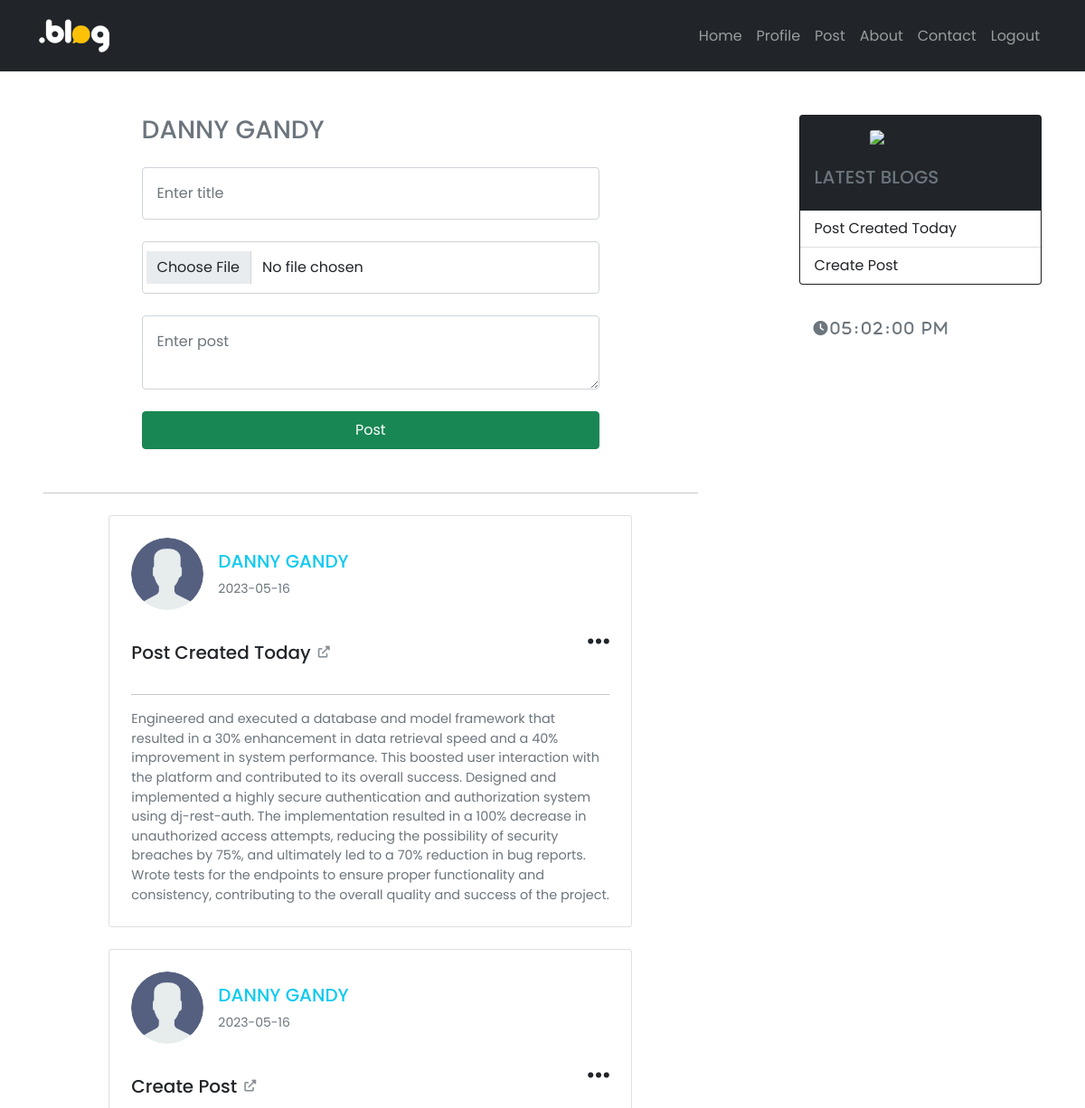
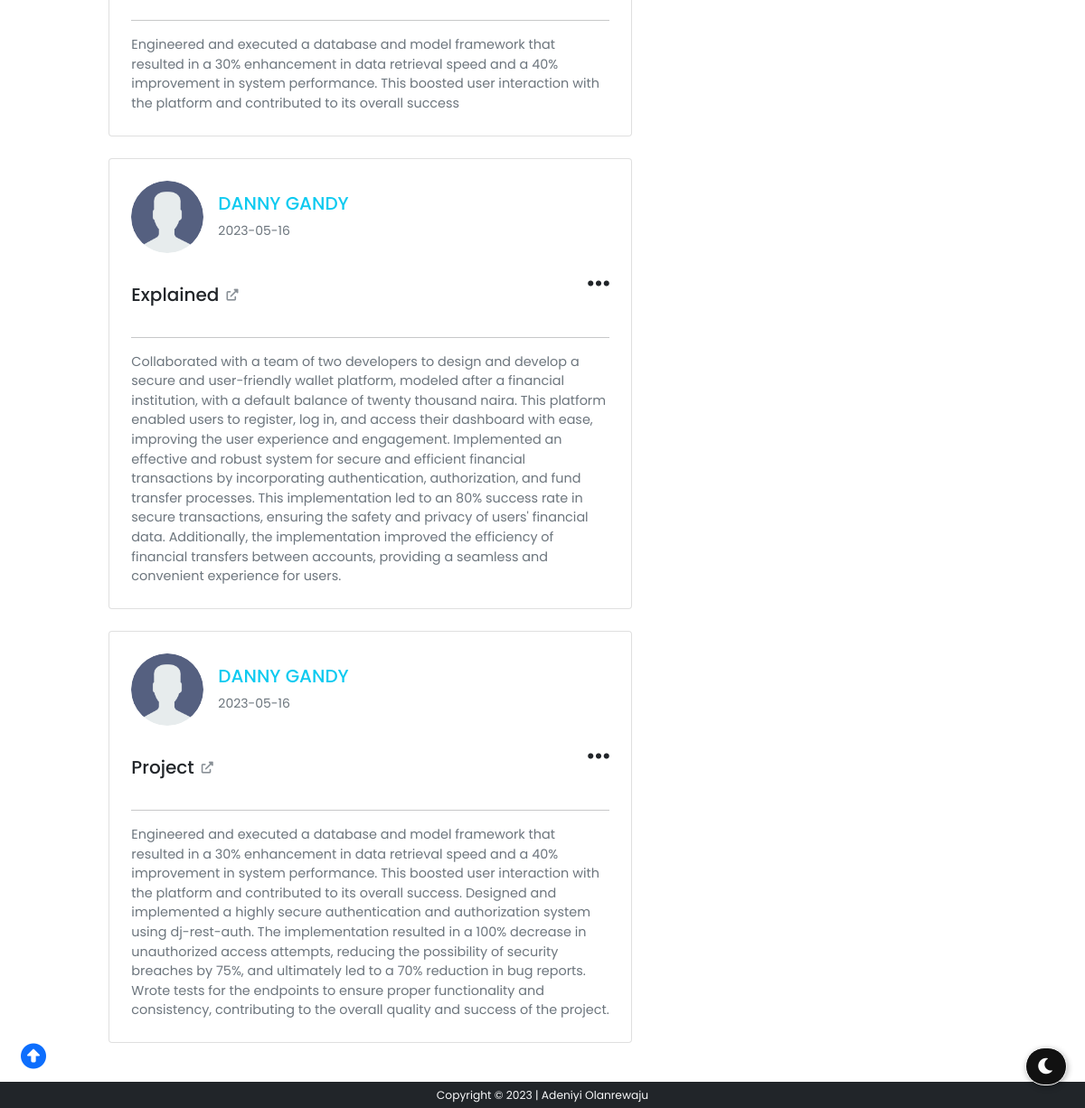
The page /account/ (signed in) on the database its author committed (2 pictures, top to bottom).
### models/usermodel.py (models this page shows, shortened)
class User(db.Model, UserMixin):
    id = db.Column(db.Integer, primary_key=True)
    first_name = db.Column(db.String(50), nullable=False)
    last_name = db.Column(db.String(50), nullable=False)
    username = db.Column(db.String(20), unique=True, nullable=False)
    email = db.Column(db.String(70), unique=True, nullable=False)
    photo = db.Column(db.String(100), nullable=False, default='user.png')
    password = db.Column(db.String(60), nullable=False)
    posts = db.relationship('Post', backref='author', lazy=True, cascade='delete', foreign_keys='Post.user_id')
    send_dm = db.relationship('DmModel', backref='owner', lazy=True, foreign_keys='DmModel.user_1')
    pst_cmt = db.relationship('CommentModel', backref='who', lazy=True, foreign_keys='CommentModel.commenter')

### models/postmodel.py (models this page shows, shortened)
class Post(db.Model, UserMixin):
    id = db.Column(db.Integer, primary_key=True)
    title = db.Column(db.String(100), nullable=False)
    date_posted = db.Column(db.DateTime, nullable=False, default=datetime.now)
    photo = db.Column(db.String(100), nullable=False, default='')
    content = db.Column(db.Text, nullable=False)
    user_id = db.Column(db.Integer, db.ForeignKey('user.id'), nullable=False)
    comment = db.relationship('CommentModel', backref='comm', lazy=True, cascade='delete', foreign_keys='CommentModel.post_id')

### routes/views.py (the view, shortened to what this page needs)
@view.route("/account/", methods=['GET', 'POST'])
@login_required
def account():
    form = PostForm()
    return render_template('account.html', form=form, user=current_user)

### form.py
class PostForm(FlaskForm):
    title = StringField('Title', validators=[DataRequired(), Length(min=2, max=30)])
    image = FileField(validators=[FileAllowed(['jpg', 'jpeg', 'png', 'gif'])])
    post_content = TextAreaField('Post Content', validators=[DataRequired()])
    submit = SubmitField('Post')

### templates/account.html (shortened to what this page needs)
{% extends 'base.html' %}
{% block head %}
<link
  rel="stylesheet"
  href="{{ url_for('static', filename='css/account.css') }}"
/>
{% endblock head %}
{% block content %}
<div class="w-100">
  <form action="" method="post" enctype="multipart/form-data" class="">
    <h3 class="text-muted">
      {{ user.first_name.upper() }} {{ user.last_name.upper() }}
    </h3>
    {% if form.title.errors %} {{ form.title(class="form-control p-3 mt-4",
    required=False, placeholder="Enter title") }} {% for error in
    form.title.errors %}
    <small class="text-danger mt-1"><i class="fa fas fa-exclamation-circle small"></i>&nbsp;&nbsp;{{ error }}</small>
    {% endfor %} {% else %} {{ form.title(class="form-control p-3 mt-4",
    required=False, placeholder="Enter title") }} {% endif %}
    {% if form.image.errors %} {{ form.image(class="form-control p-3 mt-4",
    required=False, placeholder="Enter email") }} {% for error in
    form.image.errors %}
    <small class="text-danger mt-1"><i class="fa fas fa-exclamation-circle"></i>&nbsp;&nbsp;{{ error }}</small>
    {% endfor %} {% else %} {{ form.image(class=" p-3 mt-4 form-control",
    required=False, placeholder="Enter email") }} {% endif %}
    {% if form.post_content.errors %} {{ form.post_content(class="form-control
    p-3 mt-4 lead", required=False, placeholder='Enter post') }} {% for error in
    form.post_content.errors %}
    <small class="text-danger mt-1"><i class="fa fas fa-exclamation-circle small"></i>&nbsp;&nbsp;{{ error }}</small>
    {% endfor %} {% else %} {{ form.post_content(class="form-control p-3 mt-4
    lead", required=False, placeholder='Enter post') }} {% endif %}
    {{ form.submit(size=20, class='btn btn-success mt-4 w-100 p-2')}}
  </form>
  <hr class="mt-5" />
  {% if user %} {% for each in user.posts[::-1] %}
  <div
    class="card p-4 mt-4 m-auto mb-4"
    id="acct"
  >
    <div class="d-flex align-items-center">
      {% if current_user.photo %}
      <img class="rounded-circle article-img"
      style="width: 5rem;"
      src="{{ url_for('static', filename='images/profile/' + current_user.photo) }}">
      {% else %}
      <img
        style="width: 4rem"
        src="{{ url_for('static', filename='images/user.png') }}"
        alt=""
      />
      {% endif %}
      <div class="mx-3 d-flex flex-column">
        <span class="h5 text-info"
          >{{ user.first_name.upper() }} {{ user.last_name.upper() }}
        </span>
        <small class="text-muted fw-normal"
          >{{ each.date_posted.strftime('%Y-%m-%d') }}</small
        >
      </div>
    </div>
    <div class="d-flex align-items-center justify-content-between">
      <a
        href="{{ url_for('view.display_post', blog_id=each.id) }}"
        class="h5 text-decoration-none text-dark d-flex align-items-center card-title mt-4"
        style="width: fit-content"
      >
        {{ each.title.title() }}<i
          class="fa fas fas fas fa-external-link-alt d-xl-block d-lg-block d-none p-2 text-secondary mt-2 h6"
          style="opacity: 0.8; font-size: small"
        ></i>
      </a>
      <div class="d-flex align-items-center flex-row-reverse part">
        <i class="fa fas fa-ellipsis-h h3 toggler" style="cursor: pointer"></i>
      </div>
    </div>
    <hr />
    <p class="card-text text-muted" style="font-size: .9rem;">{{ each.content }}</p>
  </div>
  {% endfor %} {% endif %}
</div>
{% endblock content %} {% block script %} {% endblock script %}

### templates/base.html (shortened to what this page needs)
<!DOCTYPE html>
<html lang="en">
<head>
  <link href="https://cdn.jsdelivr.net/npm/bootstrap@5.0.1/dist/css/bootstrap.min.css" rel="stylesheet"
 />
  <link rel="stylesheet" href="https://cdn.jsdelivr.net/npm/bootstrap-icons@1.3.0/font/bootstrap-icons.css" />
  <link href="https://cdnjs.cloudflare.com/ajax/libs/font-awesome/6.0.0/css/all.min.css" rel="stylesheet" />
  {% block head %}{% endblock head %}
  <link rel="stylesheet" href="{{ url_for('static', filename='css/style.css') }}" />
</head>
<body>
  <nav class="navbar navbar-expand-lg bg-dark navbar-dark py-3">
    <div class="container">
      <a href="{{ url_for('view.home') }}" class="navbar-brand"><img
          src="{{ url_for('static', filename='images/blloogg.png') }}" alt="" style="width: 5rem" /></a>
      <div class="collapse navbar-collapse" id="navmenu">
        {% if current_user.is_authenticated %}
        <ul class="navbar-nav ms-auto">
          <li class="nav-item">
            <a href="{{ url_for('view.home') }}" class="nav-link">Home</a>
          </li>
          <li class="nav-item">
            <a href="{{ url_for('view.profile', profile_id=current_user.id) }}" class="nav-link">Profile</a>
          </li>
          <li class="nav-item">
            <a href="{{ url_for('view.account') }}" class="nav-link">Post</a>
          </li>
          <li class="nav-item">
            <a href="{{ url_for('view.about') }}" class="nav-link">About</a>
          </li>
          <li class="nav-item">
            <a href="{{ url_for('view.contact') }}" class="nav-link">Contact</a>
          </li>
          <li class="nav-item">
            <a href="{{ url_for('auth.logout') }}" class="nav-link">Logout</a>
          </li>
        </ul>
        {% endif %}
      </div>
    </div>
  </nav>
  <section class="  my-3 d-flex px-4 px-lg-5 mb-5">
    <div class="w-100 this" id="thiss">
       {% block content %}
      {% endblock content %}
    </div>
    <div class="d-xl-block d-lg-block d-none" style="width: 23rem;">
      <div class="card bg-dark" style=" height: fit-content;">
        <div class="m-auto d-flex mt-3">
          <img src="{{ url_for('static', filename='images/owl.png') }}" class="card-img-top" style="margin: auto;
            width: 7rem;
            " alt="..." />
        </div>
        <div class="card-body">
          <h5 class="card-title text-muted">LATEST BLOGS</h5>
        </div>
        {% if current_user.is_authenticated %}
        <ul class="list-group list-group-flush">
          {% if current_user.posts[-1] %}
          <li class="list-group-item">
            {{ current_user.posts[-1].title.title() }}
          </li>
          {% else %}
          <li class="list-group-item">Unavailable</li>
          {% endif %}
          {% if current_user.posts[-2] %}
          <li class="list-group-item">
            {{ current_user.posts[-2].title.title() }}
          </li>
          {% else %}
          <li class="list-group-item">Unavailable</li>
          {% endif %}
        </ul>
        {% else %}
        <ul class="list-group list-group-flush">
          <li class="list-group-item">Recent Blog 1</li>
          <li class="list-group-item">Recent Blog 2</li>
        </ul>
        {% endif %}
      </div><br>
      <div id="MyClockDisplay" class="clock text-muted fa fa-clock p-3 w-100 fw-bold" style="letter-spacing: 3px;"
        onload="showTime()"></div>
    </div>
  </section>
  <i class="dntoggle fas fa-moon"></i>
  <a href="#top" class="up"><i class="fa fas fa-arrow-alt-circle-up"></i></a>
  <footer class="fixed-bottom text-center bg-dark text-light py-1 small" style="z-index: 0;">
  </footer>
</body>
</html>

### static/css/style.css (style rules this page uses)
* { font-family: "Poppins", sans-serif; }
div.this { padding-right: 7rem; width: fit-content; }
form { width: 70%; margin: auto; }
#acct { width: 80%; margin: auto; }
body { background: rgba(255, 255, 255, 0.199); }
.dntoggle { font-size: 20px; border-radius: 100px; background-color: #111111; padding: 10px; color:#fcfcfc; box-shadow: 1px 2px 6px rgba(0,0,0,.3); cursor: pointer; position: fixed; bottom:25px; right: 20px; z-index: 99; border: 1px solid white; }
.fas.fa-moon:before { padding:0 2px; }
.up { font-size: 28px; padding: 15px; cursor: pointer; position: fixed; bottom:20px; left: 8px; }

### rows shown on the page
User: first_name "DANNY", last_name "GANDY"
Post: photo (placeholder picture), date_posted "2023-05-16", title "Post Created Today", content "Engineered and executed a database and model framework that resulted in a 30% enhancement in data retrieval speed and a 40% improvement in system performance. This boosted user interaction with the platform and contributed to its overall success. Designed and implemented a highly secure authentication and authorization system using dj-rest-auth. The implementation resulted in a 100% decrease in unauthorized access attempts, reducing the possibility of security breaches by 75%, and ultimately led to a 70% reduction in bug reports. Wrote tests for the endpoints to ensure proper functionality and consistency, contributing to the overall quality and success of the project."
Post: photo (placeholder picture), date_posted "2023-05-16", title "Create Post", content "Engineered and executed a database and model framework that resulted in a 30% enhancement in data retrieval speed and a 40% improvement in system performance. This boosted user interaction with the platform and contributed to its overall success"
Post: photo (placeholder picture), date_posted "2023-05-16", title "Explained", content "Collaborated with a team of two developers to design and develop a secure and user-friendly wallet platform, modeled after a financial institution, with a default balance of twenty thousand naira. This platform enabled users to register, log in, and access their dashboard with ease, improving the user experience and engagement. Implemented an effective and robust system for secure and efficient financial transactions by incorporating authentication, authorization, and fund transfer processes. This implementation led to an 80% success rate in secure transactions, ensuring the safety and privacy of users' financial data. Additionally, the implementation improved the efficiency of financial…"
Post: photo (placeholder picture), date_posted "2023-05-16", title "Project", content "Engineered and executed a database and model framework that resulted in a 30% enhancement in data retrieval speed and a 40% improvement in system performance. This boosted user interaction with the platform and contributed to its overall success. Designed and implemented a highly secure authentication and authorization system using dj-rest-auth. The implementation resulted in a 100% decrease in unauthorized access attempts, reducing the possibility of security breaches by 75%, and ultimately led to a 70% reduction in bug reports. Wrote tests for the endpoints to ensure proper functionality and consistency, contributing to the overall quality and success of the project."
